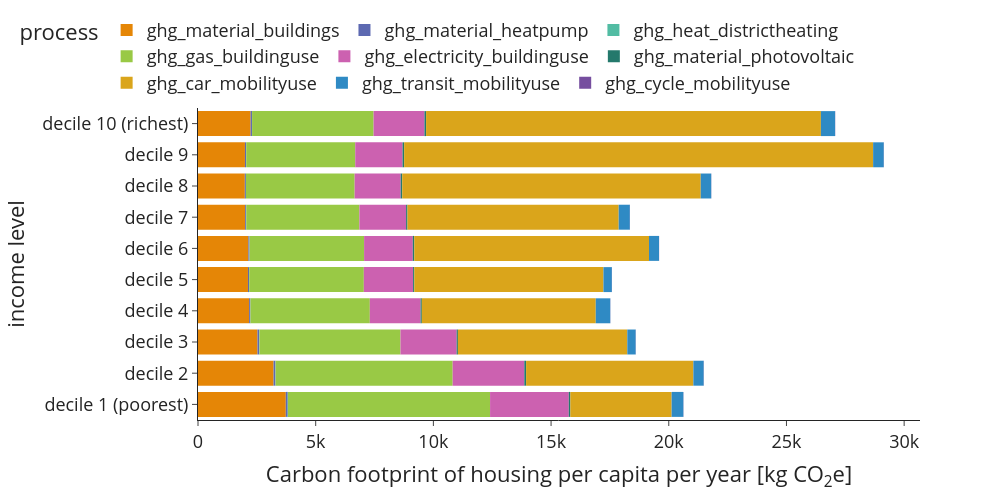

Notebook cell for this chart:
### Code cell
df = ghg_annual.div(use['n_adultmem2019'], axis=0).groupby(level=0, sort=False).sum().unstack().reset_index()
    df.columns = ['process', 'income level', 'value']

    fig = px.bar(df, x='value', y='income level',color='process', 
                 #text=df['percentage'].apply(lambda x: '{0:.1%}'.format(x)), 
                 labels={'value':'Carbon footprint of housing per capita per year [kg CO<sub>2</sub>e]'}, 
                 template='simple_white', 
             color_discrete_sequence=px.colors.qualitative.Vivid) 
    #fig.update_traces(textposition='inside')
    fig.update_layout(width=1000, height=500, 
                      #xaxis_tickformat = '.0%',
                      font=dict(size=18),
                      legend=dict(
        orientation="h",
        #entrywidth=70,
        yanchor="bottom",
        y=1.02,
        xanchor="left",
        x=-0.25
    ))
    fig.update_traces(marker_line_width=0)

### Figure 1 — Plotly figure (JSON) as saved in the notebook; plotly's stock layout.template omitted (floating-point values rounded to 4 significant figures)
{"data": [{"alignmentgroup": "True", "hovertemplate": "process=ghg_material_buildings<br>Carbon footprint of housing per capita per year [kg CO<sub>2</sub>e]=%{x}<br>income level=%{y}<extra></extra>", "legendgroup": "ghg_material_buildings", "marker": {"color": "rgb(229, 134, 6)", "line": {"width": 0}, "pattern": {"shape": ""}}, "name": "ghg_material_buildings", "offsetgroup": "ghg_material_buildings", "orientation": "h", "showlegend": true, "textposition": "auto", "type": "bar", "x": [3730.0, 3210.0, 2527.0, 2171.0, 2122.0, 2140.0, 2003.0, 1990.0, 1995.0, 2235.0], "xaxis": "x", "y": ["decile 1 (poorest)", "decile 2", "decile 3", "decile 4", "decile 5", "decile 6", "decile 7", "decile 8", "decile 9", "decile 10 (richest)"], "yaxis": "y"}, {"alignmentgroup": "True", "hovertemplate": "process=ghg_material_heatpump<br>Carbon footprint of housing per capita per year [kg CO<sub>2</sub>e]=%{x}<br>income level=%{y}<extra></extra>", "legendgroup": "ghg_material_heatpump", "marker": {"color": "rgb(93, 105, 177)", "line": {"width": 0}, "pattern": {"shape": ""}}, "name": "ghg_material_heatpump", "offsetgroup": "ghg_material_heatpump", "orientation": "h", "showlegend": true, "textposition": "auto", "type": "bar", "x": [80.08, 80.03, 75.57, 52.76, 48.04, 49.5, 42.28, 44.9, 49.12, 57.82], "xaxis": "x", "y": ["decile 1 (poorest)", "decile 2", "decile 3", "decile 4", "decile 5", "decile 6", "decile 7", "decile 8", "decile 9", "decile 10 (richest)"], "yaxis": "y"}, {"alignmentgroup": "True", "hovertemplate": "process=ghg_heat_districtheating<br>Carbon footprint of housing per capita per year [kg CO<sub>2</sub>e]=%{x}<br>income level=%{y}<extra></extra>", "legendgroup": "ghg_heat_districtheating", "marker": {"color": "rgb(82, 188, 163)", "line": {"width": 0}, "pattern": {"shape": ""}}, "name": "ghg_heat_districtheating", "offsetgroup": "ghg_heat_districtheating", "orientation": "h", "showlegend": true, "textposition": "auto", "type": "bar", "x": [12.95, 7.474, 6.873, 5.38, 4.805, 3.979, 4.838, 3.208, 5.278, 4.113], "xaxis": "x", "y": ["decile 1 (poorest)", "decile 2", "decile 3", "decile 4", "decile 5", "decile 6", "decile 7", "decile 8", "decile 9", "decile 10 (richest)"], "yaxis": "y"}, {"alignmentgroup": "True", "hovertemplate": "process=ghg_gas_buildinguse<br>Carbon footprint of housing per capita per year [kg CO<sub>2</sub>e]=%{x}<br>income level=%{y}<extra></extra>", "legendgroup": "ghg_gas_buildinguse", "marker": {"color": "rgb(153, 201, 69)", "line": {"width": 0}, "pattern": {"shape": ""}}, "name": "ghg_gas_buildinguse", "offsetgroup": "ghg_gas_buildinguse", "orientation": "h", "showlegend": true, "textposition": "auto", "type": "bar", "x": [8585.0, 7523.0, 5992.0, 5071.0, 4870.0, 4862.0, 4806.0, 4617.0, 4631.0, 5163.0], "xaxis": "x", "y": ["decile 1 (poorest)", "decile 2", "decile 3", "decile 4", "decile 5", "decile 6", "decile 7", "decile 8", "decile 9", "decile 10 (richest)"], "yaxis": "y"}, {"alignmentgroup": "True", "hovertemplate": "process=ghg_electricity_buildinguse<br>Carbon footprint of housing per capita per year [kg CO<sub>2</sub>e]=%{x}<br>income level=%{y}<extra></extra>", "legendgroup": "ghg_electricity_buildinguse", "marker": {"color": "rgb(204, 97, 176)", "line": {"width": 0}, "pattern": {"shape": ""}}, "name": "ghg_electricity_buildinguse", "offsetgroup": "ghg_electricity_buildinguse", "orientation": "h", "showlegend": true, "textposition": "auto", "type": "bar", "x": [3345.0, 3043.0, 2388.0, 2157.0, 2093.0, 2069.0, 1984.0, 1955.0, 2010.0, 2161.0], "xaxis": "x", "y": ["decile 1 (poorest)", "decile 2", "decile 3", "decile 4", "decile 5", "decile 6", "decile 7", "decile 8", "decile 9", "decile 10 (richest)"], "yaxis": "y"}, {"alignmentgroup": "True", "hovertemplate": "process=ghg_material_photovoltaic<br>Carbon footprint of housing per capita per year [kg CO<sub>2</sub>e]=%{x}<br>income level=%{y}<extra></extra>", "legendgroup": "ghg_material_photovoltaic", "marker": {"color": "rgb(36, 121, 108)", "line": {"width": 0}, "pattern": {"shape": ""}}, "name": "ghg_material_photovoltaic", "offsetgroup": "ghg_material_photovoltaic", "orientation": "h", "showlegend": true, "textposition": "auto", "type": "bar", "x": [65.94, 75.57, 52.71, 52.78, 52.04, 64.07, 58.78, 65.89, 67.95, 68.5], "xaxis": "x", "y": ["decile 1 (poorest)", "decile 2", "decile 3", "decile 4", "decile 5", "decile 6", "decile 7", "decile 8", "decile 9", "decile 10 (richest)"], "yaxis": "y"}, {"alignmentgroup": "True", "hovertemplate": "process=ghg_car_mobilityuse<br>Carbon footprint of housing per capita per year [kg CO<sub>2</sub>e]=%{x}<br>income level=%{y}<extra></extra>", "legendgroup": "ghg_car_mobilityuse", "marker": {"color": "rgb(218, 165, 27)", "line": {"width": 0}, "pattern": {"shape": ""}}, "name": "ghg_car_mobilityuse", "offsetgroup": "ghg_car_mobilityuse", "orientation": "h", "showlegend": true, "textposition": "auto", "type": "bar", "x": [4302.0, 7107.0, 7196.0, 7389.0, 8035.0, 9971.0, 8973.0, 12680.0, 19920.0, 16770.0], "xaxis": "x", "y": ["decile 1 (poorest)", "decile 2", "decile 3", "decile 4", "decile 5", "decile 6", "decile 7", "decile 8", "decile 9", "decile 10 (richest)"], "yaxis": "y"}, {"alignmentgroup": "True", "hovertemplate": "process=ghg_transit_mobilityuse<br>Carbon footprint of housing per capita per year [kg CO<sub>2</sub>e]=%{x}<br>income level=%{y}<extra></extra>", "legendgroup": "ghg_transit_mobilityuse", "marker": {"color": "rgb(47, 138, 196)", "line": {"width": 0}, "pattern": {"shape": ""}}, "name": "ghg_transit_mobilityuse", "offsetgroup": "ghg_transit_mobilityuse", "orientation": "h", "showlegend": true, "textposition": "auto", "type": "bar", "x": [500.3, 439.0, 356.6, 617.4, 357.3, 424.0, 474.7, 445.3, 452.7, 602.7], "xaxis": "x", "y": ["decile 1 (poorest)", "decile 2", "decile 3", "decile 4", "decile 5", "decile 6", "decile 7", "decile 8", "decile 9", "decile 10 (richest)"], "yaxis": "y"}, {"alignmentgroup": "True", "hovertemplate": "process=ghg_cycle_mobilityuse<br>Carbon footprint of housing per capita per year [kg CO<sub>2</sub>e]=%{x}<br>income level=%{y}<extra></extra>", "legendgroup": "ghg_cycle_mobilityuse", "marker": {"color": "rgb(118, 78, 159)", "line": {"width": 0}, "pattern": {"shape": ""}}, "name": "ghg_cycle_mobilityuse", "offsetgroup": "ghg_cycle_mobilityuse", "orientation": "h", "showlegend": true, "textposition": "auto", "type": "bar", "x": [5.634, 5.99, 5.454, 5.157, 4.357, 5.657, 4.676, 5.141, 5.139, 6.678], "xaxis": "x", "y": ["decile 1 (poorest)", "decile 2", "decile 3", "decile 4", "decile 5", "decile 6", "decile 7", "decile 8", "decile 9", "decile 10 (richest)"], "yaxis": "y"}], "layout": {"barmode": "relative", "font": {"size": 18}, "height": 500, "legend": {"orientation": "h", "title": {"text": "process"}, "tracegroupgap": 0, "x": -0.25, "xanchor": "left", "y": 1.02, "yanchor": "bottom"}, "margin": {"t": 60}, "width": 1000, "xaxis": {"anchor": "y", "domain": [0, 1], "title": {"text": "Carbon footprint of housing per capita per year [kg CO<sub>2</sub>e]"}}, "yaxis": {"anchor": "x", "domain": [0, 1], "title": {"text": "income level"}}}}
